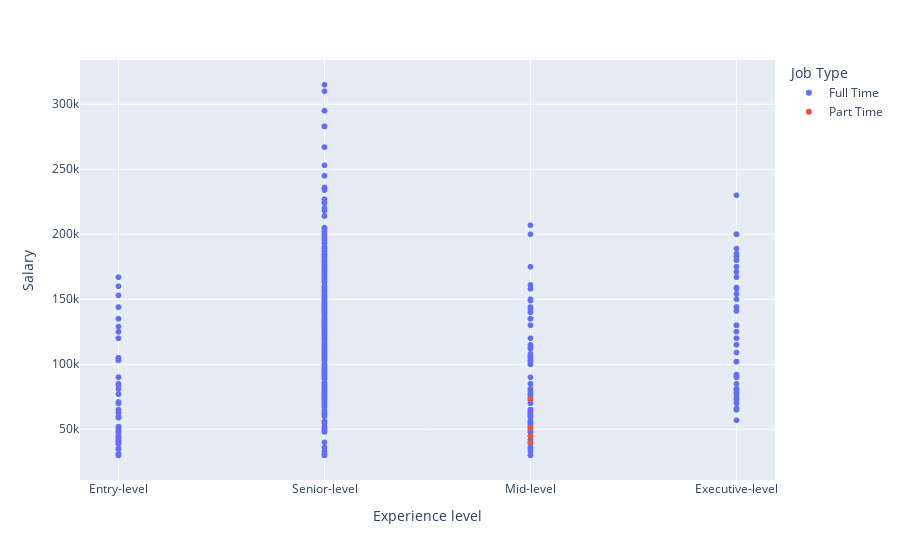

Here is the notebook cell this chart was saved with:
### Code cell
import plotly.express as px

fig = px.scatter(df, x='Experience level', y='Salary', color='Job Type', hover_data=['Company', 'Job Title'])
fig.show()

### Figure 1 — Plotly figure (JSON) as saved in the notebook; plotly's stock layout.template omitted (floating-point values rounded to 4 significant figures; data arrays with more than 128 entries replaced by an {"elided": "..."} marker saying what was removed)
{"data": [{"customdata": {"elided": "3005x2 str values"}, "hovertemplate": "Job Type=Full Time<br>Experience level=%{x}<br>Salary=%{y}<br>Company=%{customdata[0]}<br>Job Title=%{customdata[1]}<extra></extra>", "legendgroup": "Full Time", "marker": {"color": "#636efa", "symbol": "circle"}, "mode": "markers", "name": "Full Time", "showlegend": true, "type": "scattergl", "x": {"elided": "3005 str values"}, "xaxis": "x", "y": {"elided": "3005 int values"}, "yaxis": "y"}, {"customdata": [["Fullstack Academy", "Instructor, AI/Machine Learning (Part-time)"], ["TIKTAL", "ChatGPT & AI Consultant (Part Time)"], ["TIKTAL", "ChatGPT / AI Consultant (Part Time)"], ["Sonovate", "Lead Data Engineer (Part time)"]], "hovertemplate": "Job Type=Part Time<br>Experience level=%{x}<br>Salary=%{y}<br>Company=%{customdata[0]}<br>Job Title=%{customdata[1]}<extra></extra>", "legendgroup": "Part Time", "marker": {"color": "#EF553B", "symbol": "circle"}, "mode": "markers", "name": "Part Time", "showlegend": true, "type": "scattergl", "x": ["Mid-level", "Mid-level", "Mid-level", "Mid-level"], "xaxis": "x", "y": [51000, 40000, 45000, 73000], "yaxis": "y"}], "layout": {"legend": {"title": {"text": "Job Type"}, "tracegroupgap": 0}, "margin": {"t": 60}, "xaxis": {"anchor": "y", "domain": [0, 1], "title": {"text": "Experience level"}}, "yaxis": {"anchor": "x", "domain": [0, 1], "title": {"text": "Salary"}}}}
